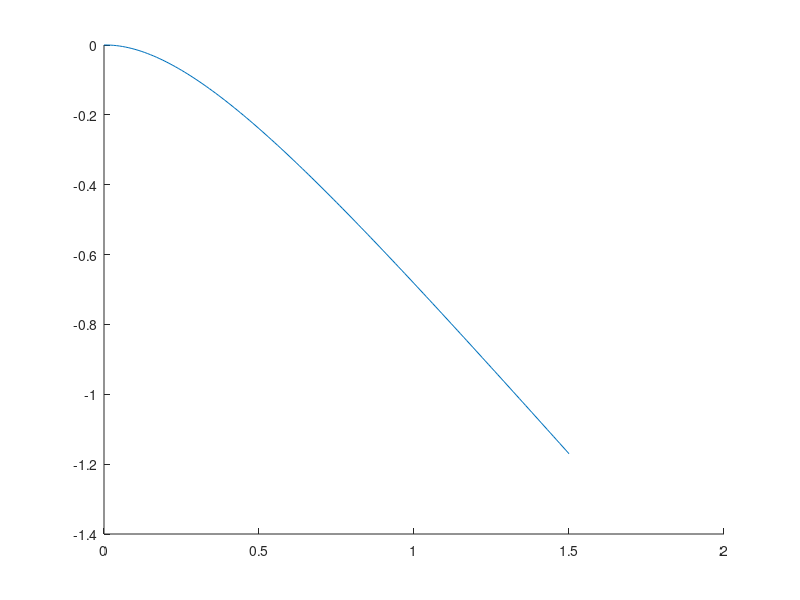

The MATLAB script that drew this image:
clear all
clc
close all
cd D:/pooooo/
load euler.txt;

tf = 1.5;
pas = 0.01;
alpha = 0;
t = euler(:,1)
fexacte = (alpha-1/3)*exp(-3*t)-t+1/3;

%plot(t,fexacte)
hold on
plot(t,euler(:,2))
